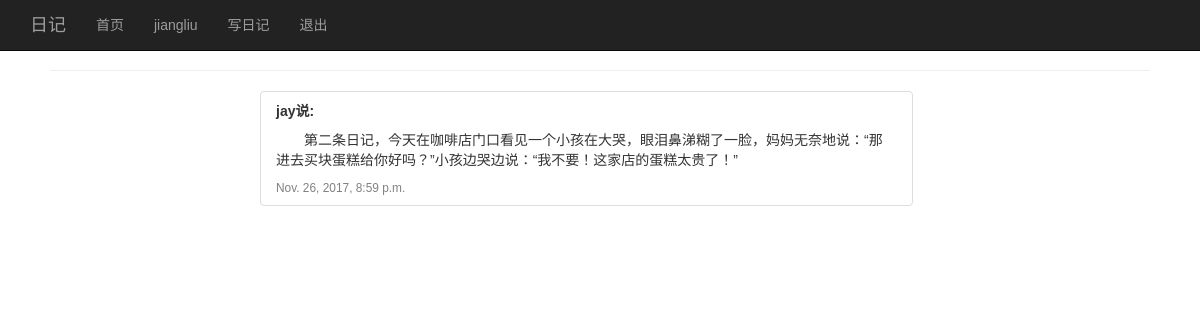
The page /diary/3/ (signed in) on the database its author committed.
### diary/models.py (models this page shows)
class Diary(models.Model):
    user = models.ForeignKey(User, default='',on_delete=models.CASCADE)
    content = models.CharField(max_length=1000)
    pub_date = models.DateTimeField('date_published')
    mood = models.CharField(max_length=10)

### diary/views.py (the view)
# urls.py: url(r'^(?P<diary_id>[0-9]+)/$', views.detail, name='detail'),
def detail(request, diary_id):  # 详情页面
    diary = get_object_or_404(Diary, pk=diary_id)
    if request.session.get('username'):
        username = request.session["username"]
    else:
        username = ''
    return render(request, 'diaries/detail.html', {'diary': diary, 'username': username})

### diary/templates/diaries/detail.html (shortened to what this page needs)
{% extends "layout.html" %}
{% block content %}
    <hr>
    <div class="container">
        <div class="row">
            <div class="col-lg-2"></div>
            <div class="col-lg-7">
                <div class="list-group-item">
                    <h5 id="diary-username">{{ diary.user.username }}说:</h5>
                    <p id="diary-content">{{ diary.content }}</p>
                    <small id="diary-time">{{ diary.pub_date }}</small>
                </div>
            </div>
            <div class="col-lg-3"></div>
        </div>
    </div>
{% endblock %}

### diary/static/css/style.css (style rules this page uses)
body { padding: 50px; font: 14px "Lucida Grande", Helvetica, Arial, sans-serif; }
#diary-username { margin-top: 2px; font-weight: 600; }
#diary-content { text-indent: 2em; }
#diary-time { color: gray; margin-top: 0px; }

### rows shown on the page
Diary: user.username "jay", content "第二条日记，今天在咖啡店门口看见一个小孩在大哭，眼泪鼻涕糊了一脸，妈妈无奈地说：“那进去买块蛋糕给你好吗？”小孩边哭边说：“我不要！这家店的蛋糕太贵了！” ​​​​", pub_date "Nov. 26, 2017, 8:59 p.m."

### other values the page prints
{{ username }} "jiangliu"
